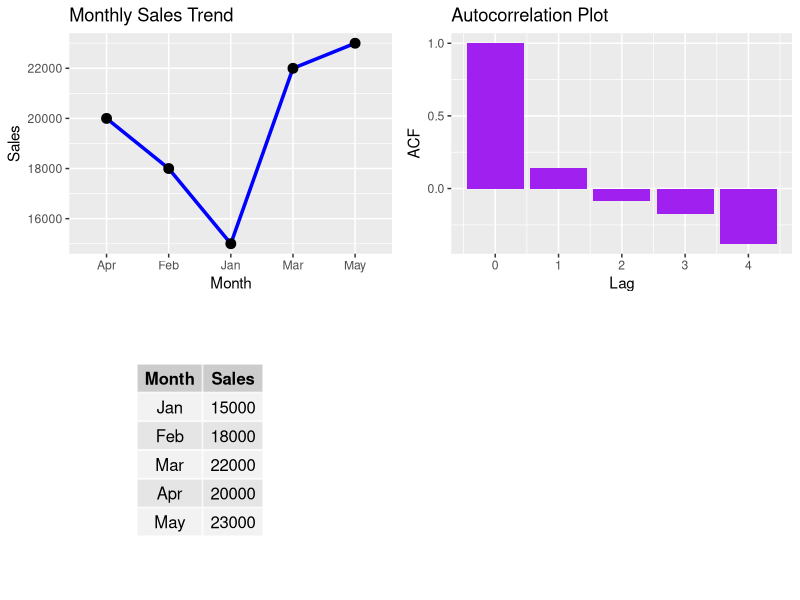

This figure's R source:
library(ggplot2)
library(gridExtra)

data <- data.frame(
  Month=c("Jan","Feb","Mar","Apr","May"),
  Sales=c(15000,18000,22000,20000,23000)
)

# 1. Line chart
line_chart <- ggplot(data, aes(x=Month, y=Sales, group=1)) +
  geom_line(color="blue", size=1.2) +
  geom_point(size=3) +
  labs(title="Monthly Sales Trend", x="Month", y="Sales")

# 2. Autocorrelation plot
acf_plot <- acf(data$Sales, plot=FALSE)
acf_df <- with(acf_plot, data.frame(lag, acf))
acf_chart <- ggplot(acf_df, aes(x=lag, y=acf)) +
  geom_bar(stat="identity", fill="purple") +
  labs(title="Autocorrelation Plot", x="Lag", y="ACF")

# 3. Table
table_plot <- tableGrob(data, rows=NULL)

grid.arrange(line_chart, acf_chart, table_plot, ncol=2)

